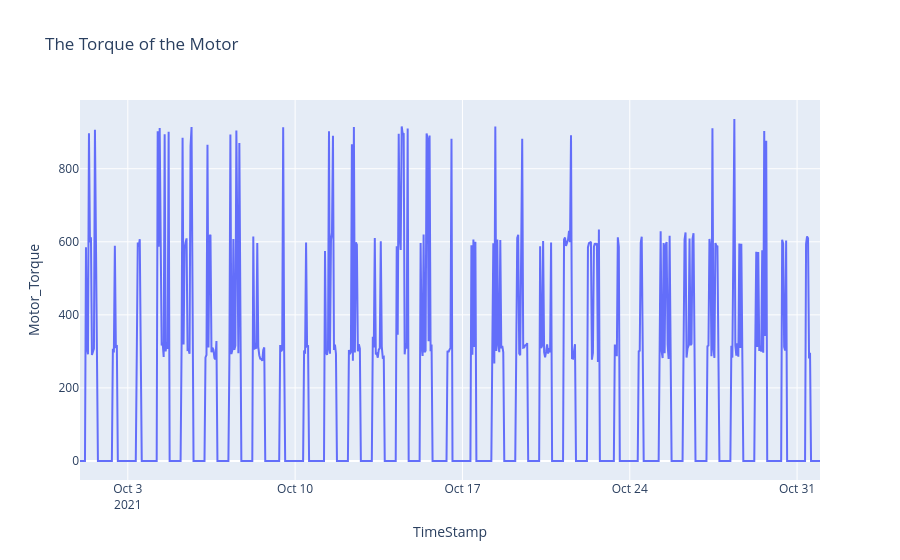

Notebook cell for this chart:
### Code cell
# daily pattern is visible
fig = px.line(ev_data_2021_oct, x="TimeStamp", y="Motor_Torque", title="The Torque of the Motor")
fig.show()

### Figure 1 — Plotly figure (JSON) as saved in the notebook; plotly's stock layout.template omitted (floating-point values rounded to 4 significant figures; data arrays with more than 128 entries replaced by an {"elided": "..."} marker saying what was removed)
{"data": [{"hovertemplate": "TimeStamp=%{x}<br>Motor_Torque=%{y}<extra></extra>", "legendgroup": "", "line": {"color": "#636efa", "dash": "solid"}, "marker": {"symbol": "circle"}, "mode": "lines", "name": "", "orientation": "v", "showlegend": false, "type": "scatter", "x": {"elided": "744 str values"}, "xaxis": "x", "y": {"elided": "744 float values"}, "yaxis": "y"}], "layout": {"legend": {"tracegroupgap": 0}, "title": {"text": "The Torque of the Motor"}, "xaxis": {"anchor": "y", "domain": [0, 1], "title": {"text": "TimeStamp"}}, "yaxis": {"anchor": "x", "domain": [0, 1], "title": {"text": "Motor_Torque"}}}}
